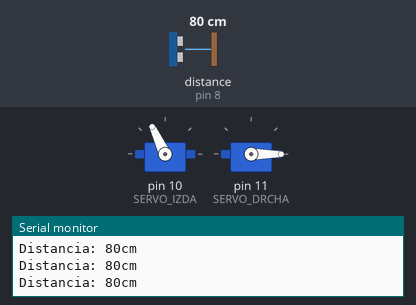
This sketch was run on a simulated Arduino Uno, built with avr-gcc and run on an emulated ATmega328P. On the bench: 2 × servo, the last lines printed to the serial monitor. The test bench sets the inputs (shaded band); at power-on: distance to the obstacle (sensor on pin 8) 80 cm. The echo pulse lasts 58.3 µs per cm.

Above: at 1.2 s.
1.3 s: distance to the obstacle (sensor on pin 8) set to 31 cm
2.8 s: distance to the obstacle (sensor on pin 8) set to 25 cm
At 3.5 s:
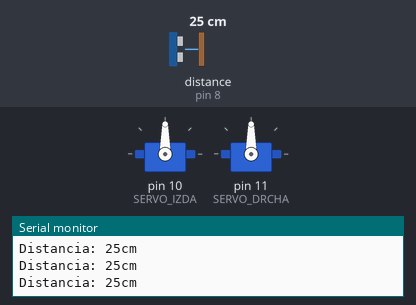
4.3 s: distance to the obstacle (sensor on pin 8) set to 20 cm
At 5.5 s:
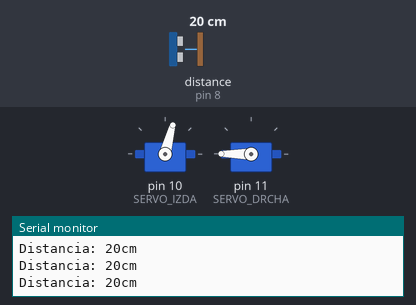
5.9 s: distance to the obstacle (sensor on pin 8) set to 35 cm
At 7.3 s:
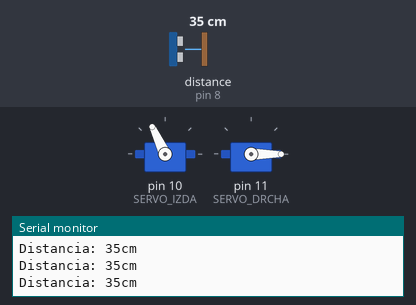
7.6 s: distance to the obstacle (sensor on pin 8) set to 2 cm
At 8.2 s:
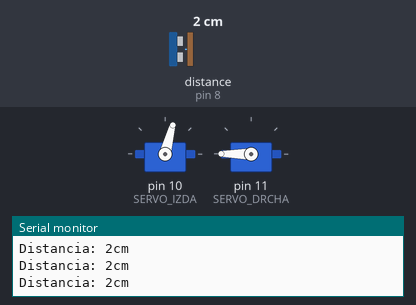
Timing chart, 0 to 10.2 s (numbered marks = the images above; inputs shaded):
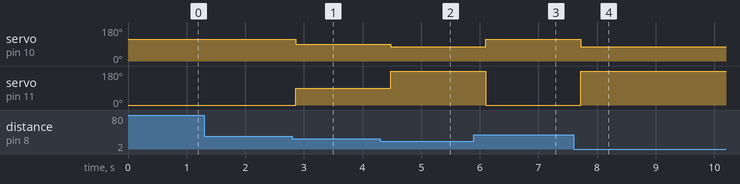

The sketch:

Sigueme.ino
```cpp
#include <Servo.h>
#include <Ultrasonic.h>

#define PIN_ECHO      8
#define PIN_TRIG      9

#define SERVO_DRCHA   11
#define SERVO_IZDA    10

// Comando para los servos

#define ATRAS_DRCHA         180
#define ATRAS_IZDA          75
#define PARA              90
#define ADELANTE_DRCHA      0
#define ADELANTE_IZDA     115

#define UMBRAL         25
#define MARGEN          3

Servo servoIzda,servoDrcha;

Ultrasonic Ultrasonic(PIN_TRIG, PIN_ECHO);

void setup() {
  Serial.begin(9600);

  servoIzda.attach(SERVO_IZDA);
  servoDrcha.attach(SERVO_DRCHA);

}

void atras()
{
    servoDrcha.write(ATRAS_DRCHA);
    servoIzda.write(ATRAS_IZDA);
}

void adelante()
{
    servoDrcha.write(ADELANTE_DRCHA);
    servoIzda.write(ADELANTE_IZDA);
}

void parar()
{
    servoDrcha.write(PARA);
    servoIzda.write(PARA);
}

void loop() {
  int distancia=Ultrasonic.distanceRead();
  Serial.println(String("Distancia: ")+distancia+String("cm"));

  if(distancia<UMBRAL-MARGEN)
  {
    atras();
  } else if (distancia>UMBRAL+MARGEN)
  {
    adelante();
  } else {
    parar();
  }

  delay(200);

}
```

Measured:
- the behaviour switches between 29 and 28 cm on distance to the obstacle (sensor on pin 8) (found by bisection; images 0 and 1)
- the behaviour switches between 22 and 21 cm on distance to the obstacle (sensor on pin 8) (found by bisection; images 1 and 2)
- after the input at 2.8 s, servo on pin 10 (SERVO_IZDA): 115° → 90° after 0.06 s; servo on pin 11 (SERVO_DRCHA): 0° → 90° after 0.06 s
- after the input at 4.3 s, servo on pin 10 (SERVO_IZDA): 90° → 75° after 0.18 s; servo on pin 11 (SERVO_DRCHA): 90° → 180° after 0.18 s
- after the input at 5.9 s, servo on pin 10 (SERVO_IZDA): 75° → 115° after 0.20 s; servo on pin 11 (SERVO_DRCHA): 180° → 0° after 0.20 s
- after the input at 7.6 s, servo on pin 10 (SERVO_IZDA): 115° → 75° after 0.12 s; servo on pin 11 (SERVO_DRCHA): 0° → 180° after 0.12 s
